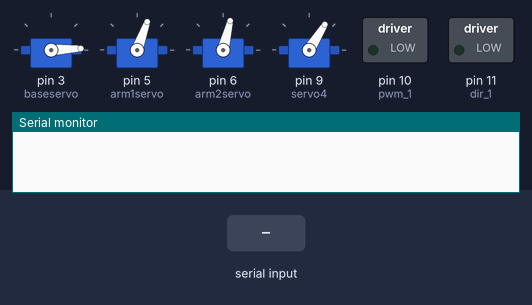
Bench run of a sketch on a simulated Arduino Uno, built with avr-gcc and run on an emulated ATmega328P. On the bench: 4 × servo, switched loads named in the sketch (green lamp = pin HIGH), the last lines printed to the serial monitor. The test bench sets the inputs (shaded band).

Above: at 6.2 s.
6.3 s: "90,45\n" received over Serial
At 8.2 s:
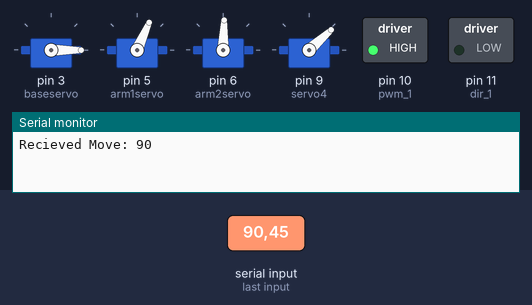
At 15.5 s:
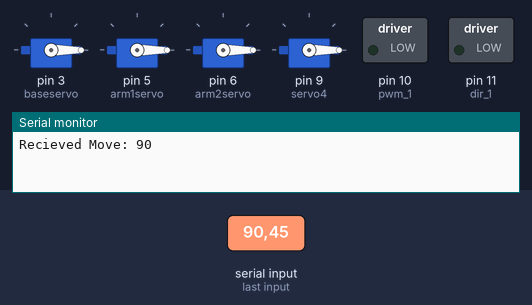
Timing chart, 0 to 46.7 s (numbered marks = the images above; inputs shaded):
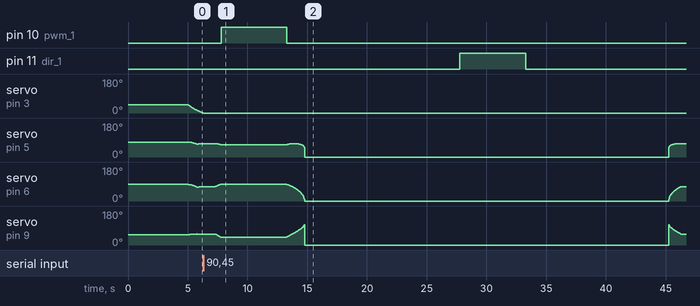

The sketch:

roboticArm.ino
```cpp
#include <Servo.h>
#define pwm_1 10
#define dir_1 11
Servo arm1servo;
Servo arm2servo;
Servo baseservo;
Servo servo4;
Servo gripper;
int topLeftid=8;
int topMiddleid=7;
int topRightid =6;
int middleRightid=3;
double CurrentX=100;
double CurrentY=100;
double CurrentZ=100;
double diff = 50;
int rec_move=0;
double Pickup[3] = {185,0,100};
double topMiddle[3] = {-30,110,40};
double topMid[3] = {topMiddle[0]-15,topMiddle[1]-diff,topMiddle[2]};
double topRight[3] = {topMiddle[0]-25,topMiddle[1]-diff+5,topMiddle[2]};
double topLeft[3] = {topMiddle[0]-10,topMiddle[1]+diff-10,topMiddle[2]};
double middleMiddle[3] = {topMiddle[0]-diff,topMiddle[1],topMiddle[2]};
double middleRight[3] = {topMiddle[0]-diff-18,topMiddle[1]-diff-5,topMiddle[2]};
double middleLeft[3] = {topMiddle[0]-diff+5,topMiddle[1]+diff,topMiddle[2]};
double bottomMiddle[3] = {topMiddle[0]-2*diff+15,topMiddle[1]-5,topMiddle[2]};
double bottomRight[3] = {topMiddle[0]-2*diff,topMiddle[1]-diff-10,topMiddle[2]};
double bottomLeft[3] = {topMiddle[0]-2*diff+20,topMiddle[1]+diff,topMiddle[2]};
double origin[3] =  {0,0,0};
void setup() {
  // put your setup code here, to run once:
  baseservo.attach(3,460 ,2400);
  arm1servo.attach(5,460 ,2400);
  arm2servo.attach(6,460 ,2400);
  servo4.attach(9,460 ,2400);
  pinMode(pwm_1, OUTPUT);
  pinMode(dir_1, OUTPUT);
  // gripper.attach(10,460,2400);
  Serial.begin(115200);
  Serial.setTimeout(10);
  moveToPos(CurrentX,CurrentY,CurrentZ);
  delay(5000);
}

int angleToMicroseconds(double angle) {
  double val = 460.0 + (((2400.0 - 460.0) / 180.0) * angle);
  return (int)val;
}

void moveToAngle(double b, double a1, double a2, double a3) {
  arm1servo.writeMicroseconds(angleToMicroseconds(a1));
  arm2servo.writeMicroseconds(angleToMicroseconds(a2));
  baseservo.writeMicroseconds(angleToMicroseconds(b));
  servo4.writeMicroseconds(angleToMicroseconds(a3));
}

void moveToPos(double x, double y, double z) {
  double b = atan(y/x) * (180 / 3.1415); // base angle

  double l = sqrt(x*x + y*y); // x and y extension

  double h = sqrt (l*l + z*z);

  double phi = atan(z/l) * (180 / 3.1415);

  double theta = acos((h/2)/120) * (180 / 3.1415);

  double a1 = phi + theta; // angle for first part of the arm
  double a2 = 2*theta; // angle for second part of the arm
  double a3 = 64 + (phi - theta);
  moveToAngle(b,a1,a2,a3);
}
void openJaw(){
    gripper.writeMicroseconds(angleToMicroseconds(90));

  }
void closeJaw(){
    gripper.writeMicroseconds(angleToMicroseconds(50));
  }


void fromTo(double x1, double y1, double z1, double x2, double y2, double z2) {
    double dx= (x2-x1)/100;
    double dy= (y2-y1)/100;
    double dz= (z2-z1)/100;
    for(int j=0;j<101;j++){
     moveToPos(x1+dx*j,y1+dy*j,z1+dz*j);
     delay(20);
     }

  }
double signum(double x){
  if(x==0){
    return 0;
  }
  return x/abs(x);
}
void moveTo(double x1, double y1,double z1){
    double dx= 5;
    double dy= 5;
    double dz= 5;
    while(!(abs(-CurrentX+x1)+abs(-CurrentY+y1)+abs(-CurrentZ+z1) == 0)){
      dx=2;
      dy=2;
      dz=2;
      if(abs(-CurrentX+x1) < dx){
        dx=abs(-CurrentX+x1);
      }
      if(abs(-CurrentY+y1) < dy){
        dy=abs(-CurrentY+y1);
      }
      if(abs(-CurrentZ+z1) < dz){
        dz=abs(-CurrentZ+z1);
      }
      dx = dx *signum(-CurrentX+x1);
      dy = dy *signum(-CurrentY+y1);
      dz = dz *signum(-CurrentZ+z1);
     moveToPos(CurrentX+dx,CurrentY+dy,CurrentZ+dz);

     CurrentX=CurrentX+dx;
     CurrentZ=CurrentZ+dz;
     CurrentY=CurrentY+dy;
    //  Serial.print(dx);
    //  Serial.print("Current X: \n");
    //  Serial.print(CurrentX);
    //  Serial.print("Current y: \n");
    //  Serial.print(CurrentY);
    //  Serial.print("Current z: \n");
    //  Serial.print(CurrentZ);
    //  Serial.print("Moved\n");
     delay(25);
     }
}
void move(double Loc[3],double time=1000){
  moveTo(Pickup[0]+Loc[0]-25,Pickup[1]+Loc[1],Pickup[2]+Loc[2]);
  delay(time);
}
double* moveArm(int x){
  double* moves[9] = {bottomRight,bottomMiddle,bottomLeft,middleRight,middleMiddle,middleLeft,topRight,topMiddle,topLeft};
  return moves[x];
}
void suctionON(double dir,double tim=5500){
  if(dir ==1){
  digitalWrite(pwm_1,HIGH);
  digitalWrite(dir_1,LOW);
  delay(tim);
  }else if(dir==-1){
  digitalWrite(pwm_1,LOW);
  digitalWrite(dir_1,HIGH);
  delay(tim);
  }else{
    digitalWrite(pwm_1,LOW);
    digitalWrite(dir_1,LOW);
  }
}
void suctionOFF(){
digitalWrite(pwm_1,LOW);
digitalWrite(dir_1,LOW);
}
void calibrate(int x){
    // Serial.print("Started \n");
    // move(origin);
    // move(topRight);
    // move(topMiddle);
    // move(topLeft);
    // move(middleRight);
    // move(middleMiddle);
    // move(middleLeft);
    // move(bottomRight);
    // move(bottomMiddle);
    // move(bottomLeft);
    // Serial.print("Reached\n");
    double* loc;
    rec_move = x;
    move(origin);
    loc = moveArm(rec_move-1);
    pickpiece();
    move(loc);
    droppiece();
    move(origin);
}
double downdis = 35;
void pickpiece(){
  double down[3] = {0,0,0};
  down[2]-=downdis;
  downdis+=5;
  move(down,0);
  suctionON(1);
  suctionOFF();
  move(origin,0);
}
void droppiece(){
  // double down[3] = {CurrentX,CurrentY,CurrentZ};
  // down[2]-=20;
  // move(down,time=0);
  suctionON(-1);
  suctionOFF();
}
void play(){
      move(origin);
    while (!Serial.available());
    rec_move = Serial.readString().toInt();
    Serial.print("Recieved Move: ");
    Serial.print(rec_move);
    Serial.print("\n");
    double* loc;
    if(rec_move!=0){
    pickpiece();
    loc = moveArm(rec_move-1);
    move(loc);
    droppiece();
    move(origin);
    rec_move=0;
    }
}

void calibratecup(){

  int pwm_value = 0;
Serial.println("Sending High");
digitalWrite(pwm_1,HIGH);
digitalWrite(dir_1,LOW);
delay(5000);
Serial.println("Sending Low");
digitalWrite(pwm_1,LOW);
digitalWrite(dir_1,HIGH);
delay(5000);
digitalWrite(pwm_1,LOW);
digitalWrite(dir_1,LOW);
}
void loop() {
play();
// for(int i=1;i<6;i++){
//   calibrate(i);
// }
// while(1){
//   continue;
// }
// move(origin);
// pickpiece();
// droppiece();
// suctionON(-1);
// Serial.println("Pause");
// delay(2000);
}
```
